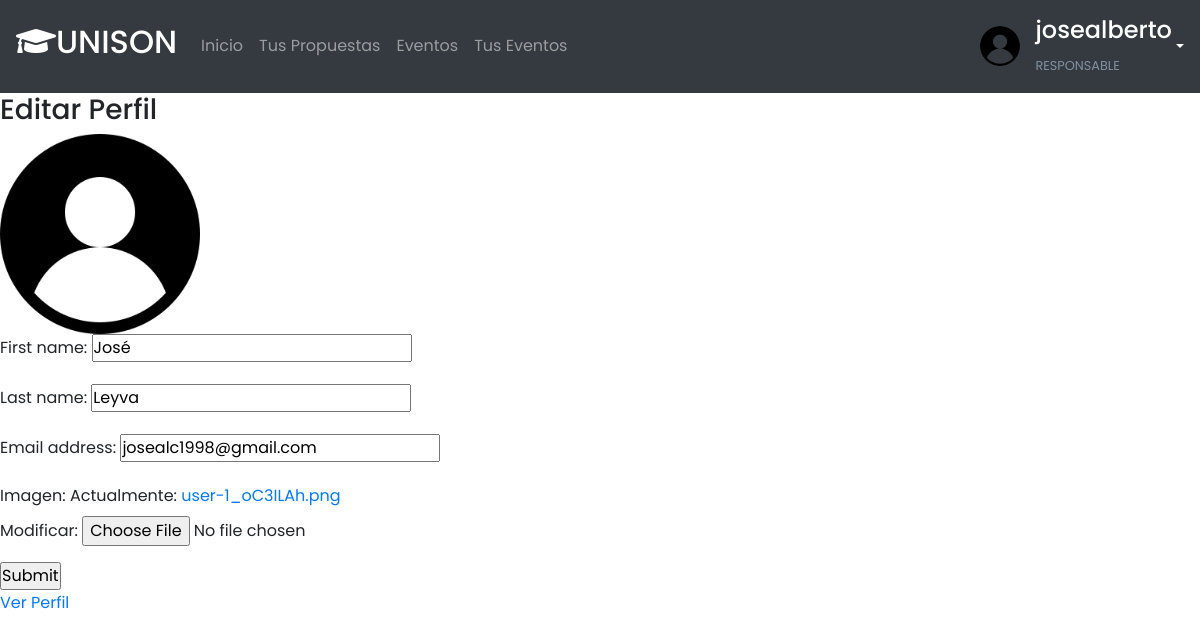
/editar_perfil/ (signed in), run on the app's committed database.
### eventos/models.py (models this page shows, shortened)
class Usuario(AbstractUser):
    class Roles(models.TextChoices):
        PARTICIPANTE =  "PARTICIPANTE","Participante"
        INSTRUCTOR =  "INSTRUCTOR","Instructor"
        RESPONSABLE =  "RESPONSABLE","Responsable"
    rol = models.CharField(max_length=50,choices=Roles.choices,default=Roles.PARTICIPANTE)
    imagen = models.ImageField(default="male_avatar.svg",null=True)

### eventos/views.py (the view)
# urls.py: path('editar_perfil/',views.editarPerfil,name='editar_perfil'),
@login_required(login_url='login')
def editarPerfil(request):
    user = request.user
    form = UserForm(instance=user)
    if request.method == 'POST':
        form = UserForm(request.POST,request.FILES,instance=user)
        if form.is_valid():
            form.save()
    context = {'form':form}
    return render(request,'editar_perfil.html',context)

### eventos/forms.py
class UserForm(ModelForm):
    class Meta:
        model = Usuario
        fields = ['first_name','last_name','email','imagen']

### eventos/templates/editar_perfil.html (shortened to what this page needs)
{% extends 'main.html' %}
{% block content %}
<h3>Editar Perfil</h3>
<img src="{{request.user.imagen.url}}" style="width: 200px; height: 200px;" alt="">
<form action="" method="POST" enctype="multipart/form-data">
    {{form.as_p}}
    <input type="submit" name="Actualizar" id="">
</form>
<a href="{% url 'ver_perfil' %}">Ver Perfil</a>
{% endblock %}

### eventos/templates/navbar.html (shortened to what this page needs)
<nav class="navbar navbar-expand-lg navbar-dark bg-dark p-3">
    <a class="navbar-brand" href="{% url 'inicio' %}"><h2><i class="fas fa-graduation-cap"></i>UNISON</h2></a>
    <div class="navbar-collapse collapse w-100 order-1 order-md-0 dual-collapse2">
        {% if request.user.rol == 'RESPONSABLE' %}
        <ul class="navbar-nav mr-auto">
            <li class="nav-item">
                <a class="nav-link" href="{% url 'inicio' %}">Inicio</a>
            </li>
            <li class="nav-item">
                <a class="nav-link" href="{% url 'PropuestasEventosFormativos' %}">Tus Propuestas</a>
            </li>
            <li class="nav-item">
                <a class="nav-link" href="{% url 'AllEventos' %}">Eventos</a>
            </li>
            <li class="nav-item">
                <a class="nav-link" href="{% url 'TusEventos' %}">Tus Eventos</a>
            </li>
        </ul>
        {% endif %}
    </div>
    <div class="navbar-collapse collapse w-100 order-3 dual-collapse2">
        <ul class="navbar-nav ml-auto">
            <div class="dropdown">
                <a class="dropdown-toggle user-wrapper text-white" href="#" role="button" id="dropdownMenuLink" data-toggle="dropdown" aria-haspopup="true" aria-expanded="false">
                    <div><img src="{{request.user.imagen.url}}" style="width: 40px; height: 40px;" alt=""></div>
                    <div><h4 class="text-white">{{request.user.username}}</h4>
                    <small>
                         {%if request.user.is_superuser %}
                                Consejo Divisional
                         {% else %}
                                {{request.user.rol}}
                         {% endif %}
                    </small></div>
                  </a>
              </div>
        </ul>
    </div>
</nav>

### static/css/style.css (style rules this page uses)
:root { --main-color: #18449c; --color-dark: #1D2231; --text-grey: #8390A2; }
* { margin: 0; padding: 0; box-sizing: border-box; font-family: "Poppins", sans-serif; }
.user-wrapper { display: flex; align-items: center; }
.user-wrapper img { border-radius: 50%; margin-right: 1rem; }
.user-wrapper small { display: inline-block; color:var(--text-grey); }

### data on the page
Usuario: user.imagen (picture), user.username "josealberto", user.rol "RESPONSABLE", first_name "José", last_name "Leyva", email "josealc1998@gmail.com"
